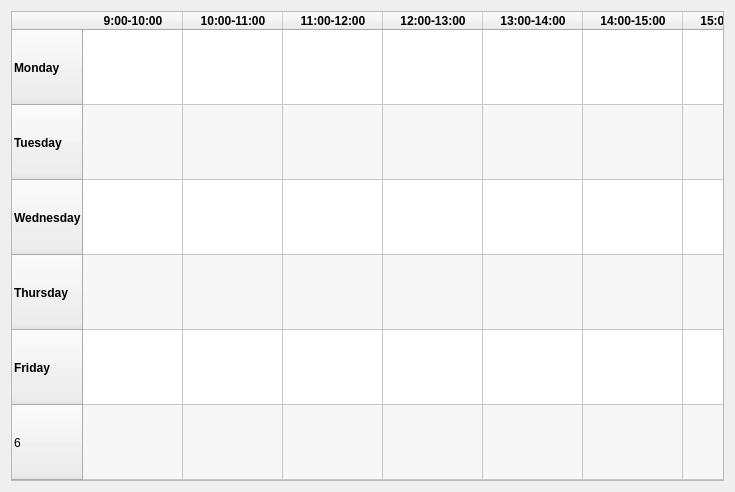
<?xml version="1.0" encoding="UTF-8"?>
<ui version="4.0">
 <class>Form</class>
 <widget class="QWidget" name="Form">
  <property name="sizePolicy">
   <sizepolicy hsizetype="Expanding" vsizetype="Expanding">
    <horstretch>0</horstretch>
    <verstretch>0</verstretch>
   </sizepolicy>
  </property>
  <property name="windowTitle">
   <string>Form</string>
  </property>
  <layout class="QGridLayout" name="gridLayout_2">
   <property name="sizeConstraint">
    <enum>QLayout::SetMinimumSize</enum>
   </property>
   <item row="0" column="0">
    <layout class="QGridLayout" name="gridLayout">
     <item row="0" column="0">
      <widget class="QTableWidget" name="tableWidget">
       <property name="sizePolicy">
        <sizepolicy hsizetype="Maximum" vsizetype="Maximum">
         <horstretch>0</horstretch>
         <verstretch>0</verstretch>
        </sizepolicy>
       </property>
       <property name="font">
        <font>
         <weight>50</weight>
         <bold>false</bold>
        </font>
       </property>
       <property name="focusPolicy">
        <enum>Qt::NoFocus</enum>
       </property>
       <property name="contextMenuPolicy">
        <enum>Qt::NoContextMenu</enum>
       </property>
       <property name="styleSheet">
        <string notr="true">border-color: rgb(255, 170, 0);</string>
       </property>
       <property name="frameShadow">
        <enum>QFrame::Raised</enum>
       </property>
       <property name="verticalScrollBarPolicy">
        <enum>Qt::ScrollBarAlwaysOff</enum>
       </property>
       <property name="horizontalScrollBarPolicy">
        <enum>Qt::ScrollBarAlwaysOff</enum>
       </property>
       <property name="sizeAdjustPolicy">
        <enum>QAbstractScrollArea::AdjustToContents</enum>
       </property>
       <property name="editTriggers">
        <set>QAbstractItemView::NoEditTriggers</set>
       </property>
       <property name="tabKeyNavigation">
        <bool>false</bool>
       </property>
       <property name="showDropIndicator" stdset="0">
        <bool>false</bool>
       </property>
       <property name="dragDropOverwriteMode">
        <bool>true</bool>
       </property>
       <property name="dragDropMode">
        <enum>QAbstractItemView::NoDragDrop</enum>
       </property>
       <property name="alternatingRowColors">
        <bool>true</bool>
       </property>
       <property name="selectionMode">
        <enum>QAbstractItemView::NoSelection</enum>
       </property>
       <property name="iconSize">
        <size>
         <width>0</width>
         <height>0</height>
        </size>
       </property>
       <property name="textElideMode">
        <enum>Qt::ElideNone</enum>
       </property>
       <property name="showGrid">
        <bool>true</bool>
       </property>
       <property name="wordWrap">
        <bool>false</bool>
       </property>
       <property name="cornerButtonEnabled">
        <bool>false</bool>
       </property>
       <property name="rowCount">
        <number>6</number>
       </property>
       <property name="columnCount">
        <number>7</number>
       </property>
       <attribute name="horizontalHeaderVisible">
        <bool>true</bool>
       </attribute>
       <attribute name="horizontalHeaderDefaultSectionSize">
        <number>100</number>
       </attribute>
       <attribute name="horizontalHeaderMinimumSectionSize">
        <number>100</number>
       </attribute>
       <attribute name="verticalHeaderDefaultSectionSize">
        <number>75</number>
       </attribute>
       <attribute name="verticalHeaderMinimumSectionSize">
        <number>75</number>
       </attribute>
       <row>
        <property name="text">
         <string>Monday</string>
        </property>
        <property name="font">
         <font>
          <weight>75</weight>
          <bold>true</bold>
         </font>
        </property>
       </row>
       <row>
        <property name="text">
         <string>Tuesday</string>
        </property>
        <property name="font">
         <font>
          <weight>75</weight>
          <bold>true</bold>
         </font>
        </property>
       </row>
       <row>
        <property name="text">
         <string>Wednesday</string>
        </property>
        <property name="font">
         <font>
          <weight>75</weight>
          <bold>true</bold>
         </font>
        </property>
       </row>
       <row>
        <property name="text">
         <string>Thursday</string>
        </property>
        <property name="font">
         <font>
          <weight>75</weight>
          <bold>true</bold>
         </font>
        </property>
       </row>
       <row>
        <property name="text">
         <string>Friday</string>
        </property>
        <property name="font">
         <font>
          <weight>75</weight>
          <bold>true</bold>
         </font>
        </property>
       </row>
       <row/>
       <column>
        <property name="text">
         <string>9:00-10:00</string>
        </property>
        <property name="font">
         <font>
          <pointsize>9</pointsize>
          <weight>75</weight>
          <bold>true</bold>
          <underline>false</underline>
         </font>
        </property>
       </column>
       <column>
        <property name="text">
         <string>10:00-11:00</string>
        </property>
        <property name="font">
         <font>
          <weight>75</weight>
          <bold>true</bold>
         </font>
        </property>
       </column>
       <column>
        <property name="text">
         <string>11:00-12:00</string>
        </property>
        <property name="font">
         <font>
          <weight>75</weight>
          <bold>true</bold>
         </font>
        </property>
       </column>
       <column>
        <property name="text">
         <string>12:00-13:00</string>
        </property>
        <property name="font">
         <font>
          <weight>75</weight>
          <bold>true</bold>
         </font>
        </property>
       </column>
       <column>
        <property name="text">
         <string>13:00-14:00</string>
        </property>
        <property name="font">
         <font>
          <weight>75</weight>
          <bold>true</bold>
         </font>
        </property>
       </column>
       <column>
        <property name="text">
         <string>14:00-15:00</string>
        </property>
        <property name="font">
         <font>
          <weight>75</weight>
          <bold>true</bold>
         </font>
        </property>
       </column>
       <column>
        <property name="text">
         <string>15:00-16:00</string>
        </property>
        <property name="font">
         <font>
          <weight>75</weight>
          <bold>true</bold>
         </font>
        </property>
       </column>
      </widget>
     </item>
    </layout>
   </item>
  </layout>
 </widget>
 <resources/>
 <connections/>
</ui>
